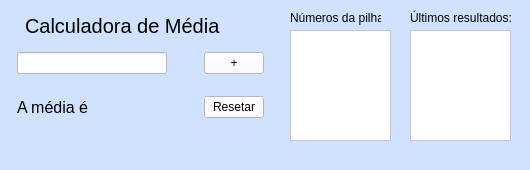
<?xml version="1.0" encoding="UTF-8"?>
<ui version="4.0">
 <class>calmedia</class>
 <widget class="QMainWindow" name="calmedia">
  <property name="geometry">
   <rect>
    <x>0</x>
    <y>0</y>
    <width>530</width>
    <height>170</height>
   </rect>
  </property>
  <property name="sizePolicy">
   <sizepolicy hsizetype="Fixed" vsizetype="Fixed">
    <horstretch>0</horstretch>
    <verstretch>0</verstretch>
   </sizepolicy>
  </property>
  <property name="minimumSize">
   <size>
    <width>530</width>
    <height>170</height>
   </size>
  </property>
  <property name="maximumSize">
   <size>
    <width>530</width>
    <height>170</height>
   </size>
  </property>
  <property name="windowTitle">
   <string>Calculadora de Média</string>
  </property>
  <property name="windowIcon">
   <iconset>
    <normaloff>icone.ico</normaloff>icone.ico</iconset>
  </property>
  <property name="styleSheet">
   <string notr="true">background-color: rgb(208, 226, 255);</string>
  </property>
  <widget class="QWidget" name="centralwidget">
   <widget class="QWidget" name="layoutWidget">
    <property name="geometry">
     <rect>
      <x>10</x>
      <y>30</y>
      <width>261</width>
      <height>111</height>
     </rect>
    </property>
    <layout class="QGridLayout" name="gridLayout">
     <property name="sizeConstraint">
      <enum>QLayout::SetDefaultConstraint</enum>
     </property>
     <property name="horizontalSpacing">
      <number>30</number>
     </property>
     <property name="verticalSpacing">
      <number>0</number>
     </property>
     <item row="0" column="1">
      <widget class="QPushButton" name="calc">
       <property name="maximumSize">
        <size>
         <width>60</width>
         <height>16777215</height>
        </size>
       </property>
       <property name="styleSheet">
        <string notr="true">background-color: rgb(255, 255, 255);</string>
       </property>
       <property name="text">
        <string>+</string>
       </property>
      </widget>
     </item>
     <item row="1" column="1">
      <widget class="QPushButton" name="reset">
       <property name="maximumSize">
        <size>
         <width>60</width>
         <height>16777215</height>
        </size>
       </property>
       <property name="styleSheet">
        <string notr="true">background-color: rgb(255, 255, 255);</string>
       </property>
       <property name="text">
        <string>Resetar</string>
       </property>
      </widget>
     </item>
     <item row="1" column="0">
      <widget class="QLabel" name="label">
       <property name="minimumSize">
        <size>
         <width>0</width>
         <height>0</height>
        </size>
       </property>
       <property name="font">
        <font>
         <pointsize>12</pointsize>
        </font>
       </property>
       <property name="text">
        <string>A média é </string>
       </property>
      </widget>
     </item>
     <item row="0" column="0">
      <widget class="QLineEdit" name="numlido">
       <property name="maximumSize">
        <size>
         <width>150</width>
         <height>16777215</height>
        </size>
       </property>
       <property name="layoutDirection">
        <enum>Qt::LeftToRight</enum>
       </property>
       <property name="styleSheet">
        <string notr="true">background-color: rgb(255, 255, 255);</string>
       </property>
      </widget>
     </item>
    </layout>
   </widget>
   <widget class="QLabel" name="label_2">
    <property name="geometry">
     <rect>
      <x>25</x>
      <y>10</y>
      <width>221</width>
      <height>31</height>
     </rect>
    </property>
    <property name="font">
     <font>
      <pointsize>15</pointsize>
     </font>
    </property>
    <property name="text">
     <string>Calculadora de Média</string>
    </property>
   </widget>
   <widget class="QListView" name="lista">
    <property name="geometry">
     <rect>
      <x>290</x>
      <y>30</y>
      <width>101</width>
      <height>111</height>
     </rect>
    </property>
    <property name="styleSheet">
     <string notr="true">background-color: rgb(255, 255, 255);</string>
    </property>
   </widget>
   <widget class="QListView" name="lista_2">
    <property name="geometry">
     <rect>
      <x>410</x>
      <y>30</y>
      <width>101</width>
      <height>111</height>
     </rect>
    </property>
    <property name="styleSheet">
     <string notr="true">background-color: rgb(255, 255, 255);</string>
    </property>
   </widget>
   <widget class="QLabel" name="label_3">
    <property name="geometry">
     <rect>
      <x>290</x>
      <y>10</y>
      <width>91</width>
      <height>16</height>
     </rect>
    </property>
    <property name="text">
     <string>Números da pilha:</string>
    </property>
   </widget>
   <widget class="QLabel" name="label_4">
    <property name="geometry">
     <rect>
      <x>410</x>
      <y>10</y>
      <width>101</width>
      <height>16</height>
     </rect>
    </property>
    <property name="styleSheet">
     <string notr="true">color: rgb(0, 0, 0);</string>
    </property>
    <property name="text">
     <string>Últimos resultados:</string>
    </property>
   </widget>
  </widget>
 </widget>
 <resources/>
 <connections/>
</ui>
